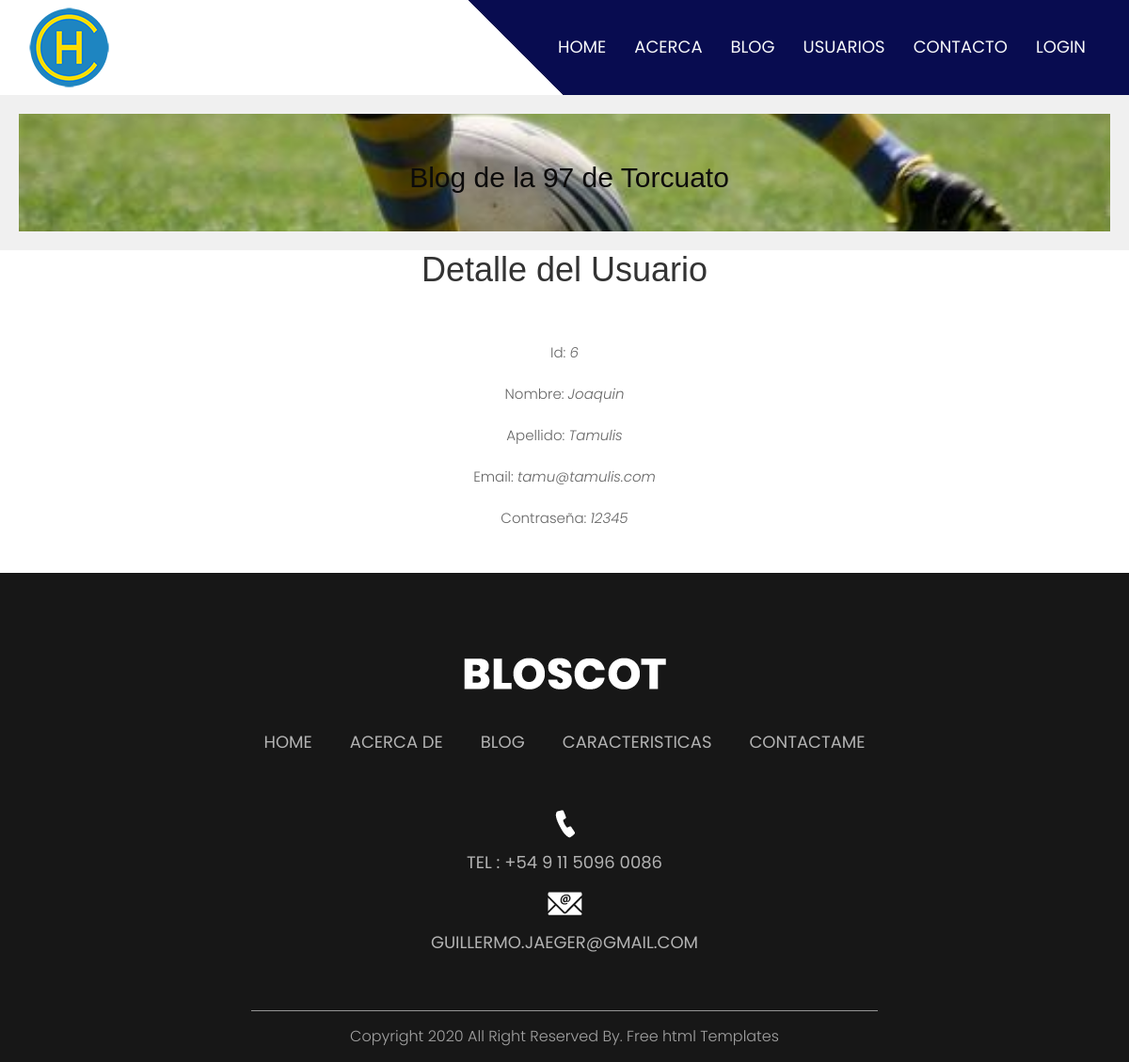
The page /cuentas/usuario/6 on the database its author committed.
### cuentas/models.py (models this page shows, shortened)
class Usuario(models.Model):
    nombreusuario=models.CharField(max_length=40,null=False,default="")
    nombre=models.CharField(max_length=40,null=False,default="")
    apellido=models.CharField(max_length=40,null=False,default="")
    contraseña=models.CharField(max_length=40)
    email=models.EmailField(max_length=40,null=True,default="")

### cuentas/views.py (the view)
# urls.py: path("usuario/<pk>",UsuarioDetalle.as_view(),name="usuariodetalle"),
class UsuarioDetalle(DetailView):
    model = Usuario
    template_name = 'usuariodetalle.html'

### cuentas/templates/usuariodetalle.html (shortened to what this page needs)
{% extends "padre.html" %}
{% load static % }
{% block contenido %}
<br>
<br>
<div class="container text-center">
    <h1>Detalle del Usuario</h1>
</div>
<br>
<div class="container text-center">
    <div class="row">
            <div class="col-sm-12 align-items-center">
                    <p>Id: <i> {{ usuario.id }}</i></p>
                    <p>Nombre: <i> {{ usuario.nombre }}</i></p>
                    <p>Apellido: <i> {{ usuario.apellido }}</i></p>
                    <p>Email: <i> {{ usuario.email }}</i></p>
                    <p>Contraseña: <i> {{ usuario.contraseña }}</i></p>
            </div>
            <br>
            <br>
                </div>
            </div>
            <br>

### cuentas/static/css/style.css (style rules this page uses)
* { box-sizing: border-box !important; transition: ease all 0.5s; }
html { scroll-behavior: smooth; }
body { color: #666666; font-size: 14px; font-family: Poppins; line-height: 1.80857; font-weight: normal; overflow-x: hidden; }
h1, h2, h3, h4, h5, h6 { letter-spacing: 0; font-weight: normal; position: relative; padding: 0 0 10px 0; font-weight: normal; line-height: normal; color: #111111; margin: 0 }
h1 { font-size: 24px }
*, *::after, *::before { -webkit-box-sizing: border-box; -moz-box-sizing: border-box; box-sizing: border-box; }
p { margin: 20px; font-weight: 300; font-size: 15px; line-height: 24px; }

### rows shown on the page
Usuario: id "6", nombre "Joaquin", apellido "Tamulis", email "tamu@tamulis.com", contraseña "12345"
